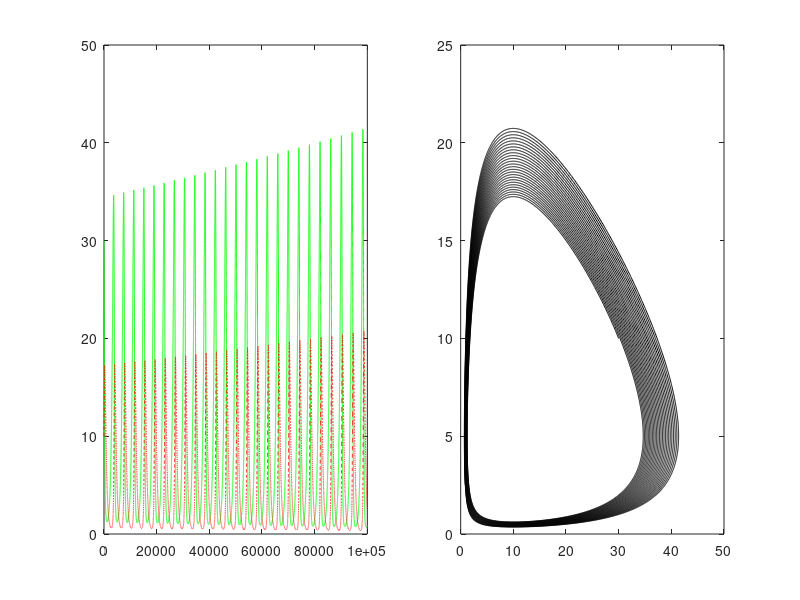

Source code (MATLAB):
dt=0.002;Tmax1=100000;
X=zeros(1,Tmax1);X(1)=30;
Y=zeros(1,Tmax1);Y(1)=10;
a=1;b=0.2;c=0.1;d=1;
for T=1:Tmax1-1
    X(T+1)=X(T)+dt*( a*X(T)         -b*X(T)*Y(T) );
    Y(T+1)=Y(T)+dt*( c*X(T)*Y(T)    -d*Y(T)      );
end
figure('Position',[0 300 1000 400]);
subplot(1,2,1);plot(1:Tmax1,X,'g',1:Tmax1,Y,'r--');
subplot(1,2,2);plot(X,Y,'k');